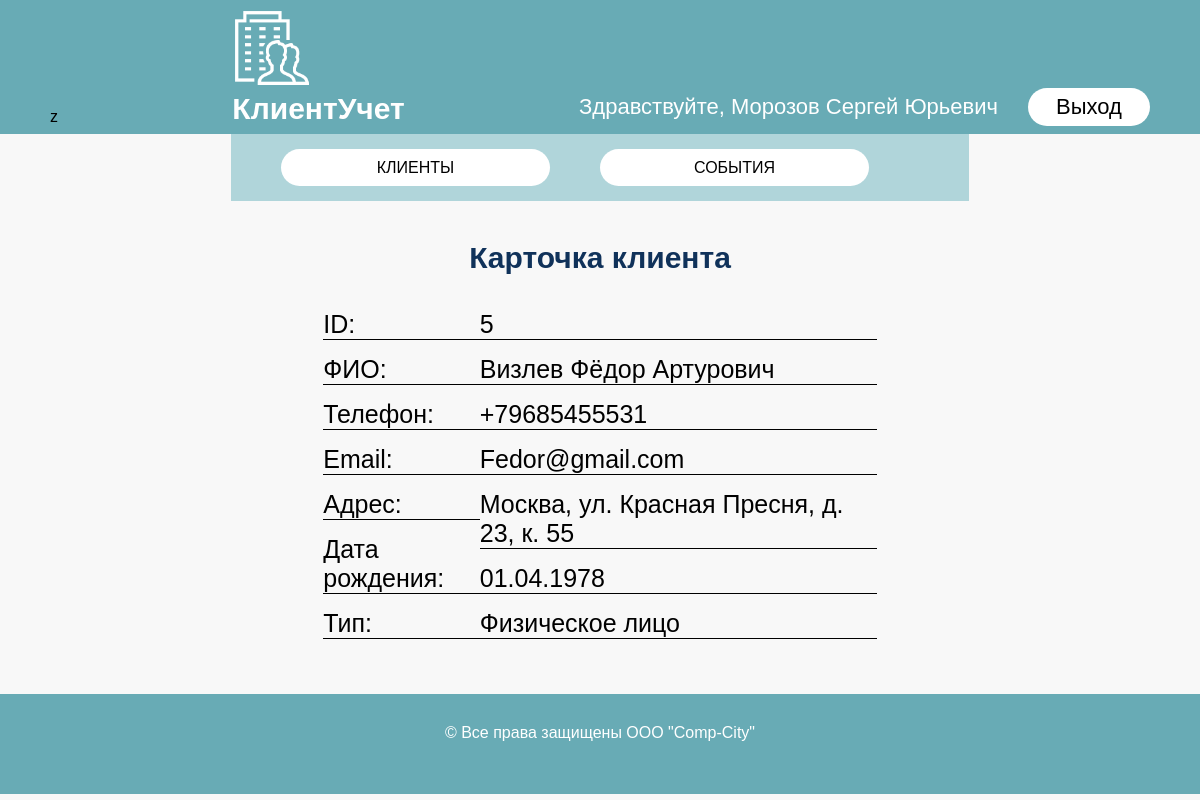
/card_client.php?id=5 (signed in), run on the app's committed database.
### tables this page shows
CREATE TABLE `clients` (
  `id_client` int NOT NULL,
  `fio_client` varchar(255) NOT NULL,
  `phone` varchar(255) NOT NULL,
  `email` varchar(255) DEFAULT NULL,
  `address` text NOT NULL,
  `birthday` date NOT NULL,
  `type` int NOT NULL
);

### card_client.php (the view, shortened to what this page needs)
<?php
    require_once "php\connection.php";
    $getIdClient = $_GET['id'];
    $queryClient = mysqli_query($link, "SELECT `id_client`, `fio_client`, `phone`, `email`, `address`, `birthday`, `type` FROM `clients` WHERE `id_client` = $getIdClient");
    $client = mysqli_fetch_assoc($queryClient);
    $fio = $client['fio_client'];
    $phone = $client['phone'];
    $email = $client['email'];
    $address = $client['address'];
    $birthday = $client['birthday'];
    $timestamp = strtotime($birthday);
    $birthday = date('d.m.Y', $timestamp);
    $type = $client['type'];
    if($type == 1){
        $type = "Физическое лицо";
    }
    elseif ($type == 2) {
        $type = "Юридическое лицо";
    }
?>
<!DOCTYPE html>
<html lang="ru">
<head>
    <link rel="stylesheet" href="css\style.css">
</head>
<body>
    <header>z
        <div class="title">
            <img src="img\logo.png" alt="logo" class="logo">
            <h1 class="title">КлиентУчет</h1>
        </div>
        <div class="name-out">
        <p class="name">Здравствуйте, <?=$_SESSION['fio']?></p>
            <a href="php\logout.php" class="out">Выход</a>
        </div>
    </header>
    <main>
        <nav>
            <a href="clients.php" class="menu">КЛИЕНТЫ</a>
            <a href="events.php" class="menu">СОБЫТИЯ</a>
        </nav>
        <div class="container">
            <h3 class="enter">Карточка клиента</h3>
            <div class="param">
                <div class="parameters">
                    <p class="param">ID:</p>
                    <p class="param">ФИО:</p>
                    <p class="param">Телефон:</p>
                    <p class="param">Email:</p>
                    <p class="param">Адрес:</p>
                    <p class="param">Дата рождения:</p>
                    <p class="param">Тип:</p>
                </div>
                <div class="in-parameters">
                    <p class="in"><?=$getIdClient?></p>
                    <p class="in"><?=$fio?></p>
                    <p class="in"><?=$phone?></p>
                    <p class="in"><?=$email?></p>
                    <p class="in"><?=$address?></p>
                    <p class="in"><?=$birthday?></p>
                    <p class="in"><?=$type?></p>
                </div>
            </div>
        </div>
    </main>
    <footer>
        <p class="comp">&copy; Все права защищены OOO "Comp-City"</p>
    </footer>
</body>
</html>

### css/style.css (style rules this page uses)
* { margin: 0; padding: 0; box-sizing: border-box; }
a { text-decoration: none; color: black; }
html, body { height: 100%; width: 100%; background: #F8F8F8; }
body { font-family: sans-serif; min-height: 100%; width: 100%; display: flex; flex-direction: column; align-items: center; }
main { background: #F8F8F8; }
header { display: flex; justify-content: space-between; margin: 0 auto; align-items: flex-end; padding: 8px 50px; background: #68ABB5; width: 100%; }
p.name { margin-right: 30px; color: white; }
a.out { width: 122px; padding: 6px 0px; background: #ffffff; border-radius: 23px; color: #000000; display: flex; align-content: center; justify-content: center; transition: all 0.6s ease; cursor: pointer; }
a.menu { border-radius: 23px; color: #000000; transition: all 0.6s ease; cursor: pointer; text-align: center; width: 269px; padding: 10px; margin-right: 50px; background: #FFFFFF; border-radius: 30px; height: 37px; }
img.logo { width: 80px; height: 80px; }
nav { display: flex; margin: 0 auto; padding: 15px 50px; background: #B0D5DA; }
h1.title { font-size: 30px; color: white; }
div.name-out { display: flex; justify-content: center; align-items: center; font-size: 22px; }
div.container { display: flex; flex-direction: column; margin: 0 auto; max-width: 1120px; justify-content: center; align-items: center; padding: 40px 0px; }
h3.enter { font-size: 30px; padding-bottom: 35px; color: #10325A; }
div.param { display: flex; justify-content: space-between; width: 75%; font-size: 25px; }
p.param, p.in { margin-bottom: 15px; border-bottom: 1px solid black; width: 100%; }
footer { height: 100px; width: 100%; padding: 30px 15px; background: #68ABB5; display: flex; justify-content: center; color: white; font-size: 16px; }

### data on the page
clients: fio_client "Визлев Фёдор Артурович", phone "+79685455531", email "Fedor@gmail.com", address "Москва, ул. Красная Пресня, д. 23, к. 55", birthday "01.04.1978", type "Физическое лицо"

### other printed values
$_SESSION['fio'] "Морозов Сергей Юрьевич"
$getIdClient "5"
